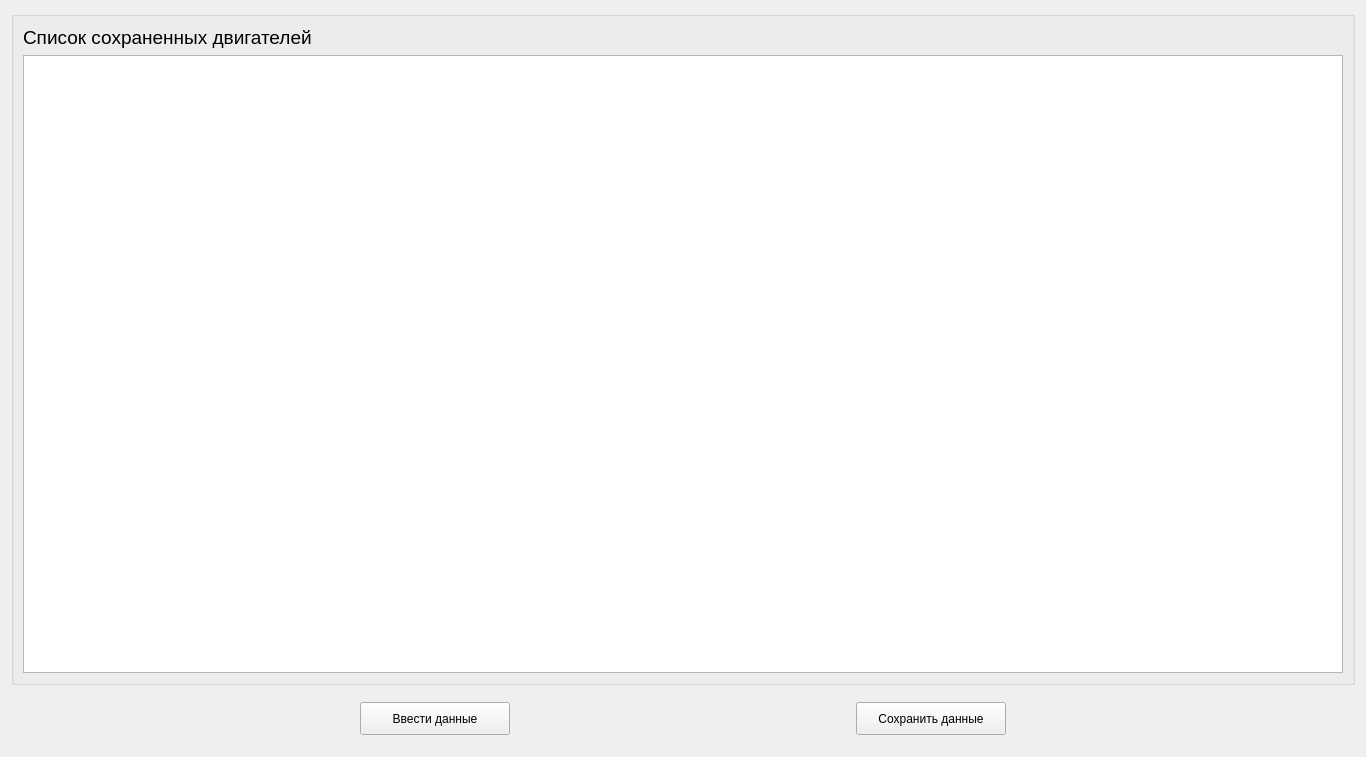
<?xml version="1.0" encoding="UTF-8"?>
<ui version="4.0">
 <class>datas</class>
 <widget class="QWidget" name="datas">
  <property name="geometry">
   <rect>
    <x>0</x>
    <y>0</y>
    <width>1366</width>
    <height>757</height>
   </rect>
  </property>
  <property name="windowTitle">
   <string>Form</string>
  </property>
  <layout class="QGridLayout" name="gridLayout">
   <item row="2" column="0">
    <widget class="QWidget" name="widget_2" native="true">
     <property name="maximumSize">
      <size>
       <width>16777215</width>
       <height>55</height>
      </size>
     </property>
     <layout class="QHBoxLayout" name="horizontalLayout_2">
      <item>
       <widget class="QPushButton" name="enterDannie">
        <property name="minimumSize">
         <size>
          <width>0</width>
          <height>33</height>
         </size>
        </property>
        <property name="maximumSize">
         <size>
          <width>150</width>
          <height>16777215</height>
         </size>
        </property>
        <property name="text">
         <string>Ввести данные</string>
        </property>
       </widget>
      </item>
      <item>
       <widget class="QPushButton" name="saveDannie">
        <property name="minimumSize">
         <size>
          <width>0</width>
          <height>33</height>
         </size>
        </property>
        <property name="maximumSize">
         <size>
          <width>150</width>
          <height>33</height>
         </size>
        </property>
        <property name="text">
         <string>Сохранить данные</string>
        </property>
       </widget>
      </item>
     </layout>
    </widget>
   </item>
   <item row="0" column="0" rowspan="2">
    <widget class="QGroupBox" name="groupBox_2">
     <property name="maximumSize">
      <size>
       <width>16777215</width>
       <height>16777215</height>
      </size>
     </property>
     <layout class="QVBoxLayout" name="verticalLayout">
      <item>
       <widget class="QLabel" name="label_12">
        <property name="text">
         <string>&lt;html&gt;&lt;head/&gt;&lt;body&gt;&lt;p&gt;&lt;span style=&quot; font-size:14pt;&quot;&gt;Список сохраненных двигателей&lt;/span&gt;&lt;/p&gt;&lt;/body&gt;&lt;/html&gt;</string>
        </property>
       </widget>
      </item>
      <item>
       <widget class="QTableView" name="tableView">
        <property name="sizePolicy">
         <sizepolicy hsizetype="Preferred" vsizetype="Expanding">
          <horstretch>0</horstretch>
          <verstretch>0</verstretch>
         </sizepolicy>
        </property>
        <attribute name="horizontalHeaderCascadingSectionResizes">
         <bool>true</bool>
        </attribute>
        <attribute name="horizontalHeaderMinimumSectionSize">
         <number>30</number>
        </attribute>
        <attribute name="horizontalHeaderDefaultSectionSize">
         <number>50</number>
        </attribute>
        <attribute name="verticalHeaderMinimumSectionSize">
         <number>30</number>
        </attribute>
        <attribute name="verticalHeaderDefaultSectionSize">
         <number>50</number>
        </attribute>
       </widget>
      </item>
     </layout>
    </widget>
   </item>
  </layout>
 </widget>
 <tabstops>
  <tabstop>saveDannie</tabstop>
  <tabstop>tableView</tabstop>
 </tabstops>
 <resources/>
 <connections/>
</ui>
